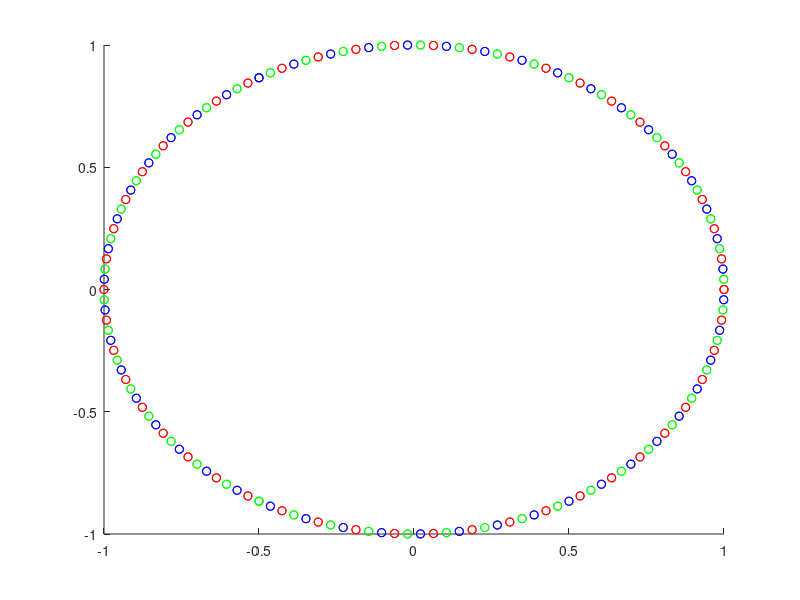

Here is the MATLAB script that generated this plot:
title("Number Grapher")

freq = 120;
time = 0;
inputCurrent=1;

figure(1);
clf;
hold on;
axis([-inputCurrent inputCurrent -inputCurrent inputCurrent])

for i=0:100
  time = i/60/100;
  wt = 2*pi*freq*time;

  phaseA = inputCurrent*exp(wt*j);
  phaseB = inputCurrent*exp(wt*j+2*pi/3*j);
  phaseC = inputCurrent*exp(wt*j+4*pi/3*j);

  phaseAre = real(phaseA);
  phaseBre = real(phaseB);
  phaseCre = real(phaseC);

  phaseAim = imag(phaseA);
  phaseBim = imag(phaseB);
  phaseCim = imag(phaseC);

  plot(phaseAre,phaseAim,'ro');
  plot(phaseBre,phaseBim,'bo');
  plot(phaseCre,phaseCim,'go');
  
  phaseAamplitude = sqrt(phaseAre*phaseAre+phaseAim*phaseAim);
  disp(phaseAamplitude);
  
  pause(1)
end
